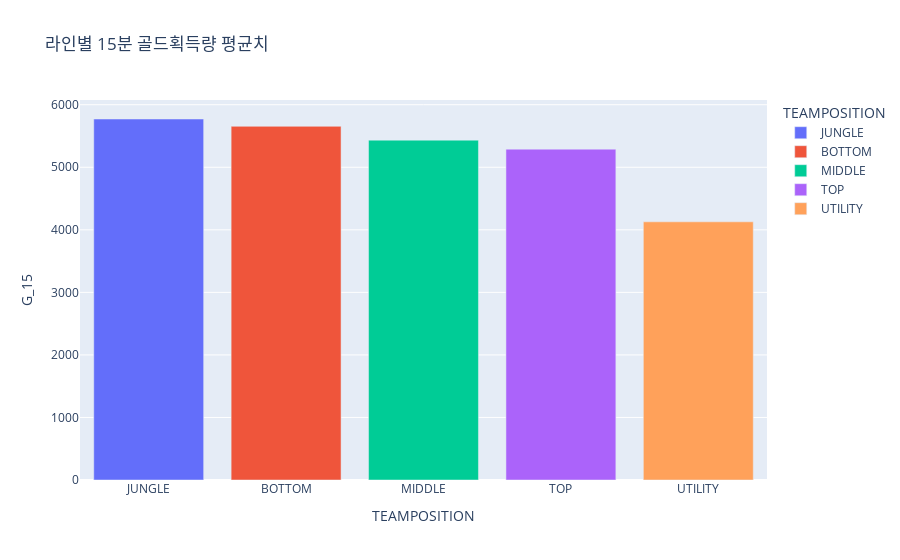

Source (notebook cell):
### Code cell
fig=px.bar(gold_df,
                title='라인별 15분 골드획득량 평균치',
              x='TEAMPOSITION',
              y='G_15',
              color='TEAMPOSITION')
plotly.offline.iplot(fig)

### Figure 1 — Plotly figure (JSON) as saved in the notebook; plotly's stock layout.template omitted (floating-point values rounded to 4 significant figures)
{"data": [{"alignmentgroup": "True", "hovertemplate": "TEAMPOSITION=%{x}<br>G_15=%{y}<extra></extra>", "legendgroup": "JUNGLE", "marker": {"color": "#636efa", "pattern": {"shape": ""}}, "name": "JUNGLE", "offsetgroup": "JUNGLE", "orientation": "v", "showlegend": true, "textposition": "auto", "type": "bar", "x": ["JUNGLE"], "xaxis": "x", "y": [5772], "yaxis": "y"}, {"alignmentgroup": "True", "hovertemplate": "TEAMPOSITION=%{x}<br>G_15=%{y}<extra></extra>", "legendgroup": "BOTTOM", "marker": {"color": "#EF553B", "pattern": {"shape": ""}}, "name": "BOTTOM", "offsetgroup": "BOTTOM", "orientation": "v", "showlegend": true, "textposition": "auto", "type": "bar", "x": ["BOTTOM"], "xaxis": "x", "y": [5655], "yaxis": "y"}, {"alignmentgroup": "True", "hovertemplate": "TEAMPOSITION=%{x}<br>G_15=%{y}<extra></extra>", "legendgroup": "MIDDLE", "marker": {"color": "#00cc96", "pattern": {"shape": ""}}, "name": "MIDDLE", "offsetgroup": "MIDDLE", "orientation": "v", "showlegend": true, "textposition": "auto", "type": "bar", "x": ["MIDDLE"], "xaxis": "x", "y": [5434], "yaxis": "y"}, {"alignmentgroup": "True", "hovertemplate": "TEAMPOSITION=%{x}<br>G_15=%{y}<extra></extra>", "legendgroup": "TOP", "marker": {"color": "#ab63fa", "pattern": {"shape": ""}}, "name": "TOP", "offsetgroup": "TOP", "orientation": "v", "showlegend": true, "textposition": "auto", "type": "bar", "x": ["TOP"], "xaxis": "x", "y": [5290], "yaxis": "y"}, {"alignmentgroup": "True", "hovertemplate": "TEAMPOSITION=%{x}<br>G_15=%{y}<extra></extra>", "legendgroup": "UTILITY", "marker": {"color": "#FFA15A", "pattern": {"shape": ""}}, "name": "UTILITY", "offsetgroup": "UTILITY", "orientation": "v", "showlegend": true, "textposition": "auto", "type": "bar", "x": ["UTILITY"], "xaxis": "x", "y": [4128], "yaxis": "y"}], "layout": {"barmode": "relative", "legend": {"title": {"text": "TEAMPOSITION"}, "tracegroupgap": 0}, "title": {"text": "라인별 15분 골드획득량 평균치"}, "xaxis": {"anchor": "y", "categoryarray": ["JUNGLE", "BOTTOM", "MIDDLE", "TOP", "UTILITY"], "categoryorder": "array", "domain": [0, 1], "title": {"text": "TEAMPOSITION"}}, "yaxis": {"anchor": "x", "domain": [0, 1], "title": {"text": "G_15"}}}}
